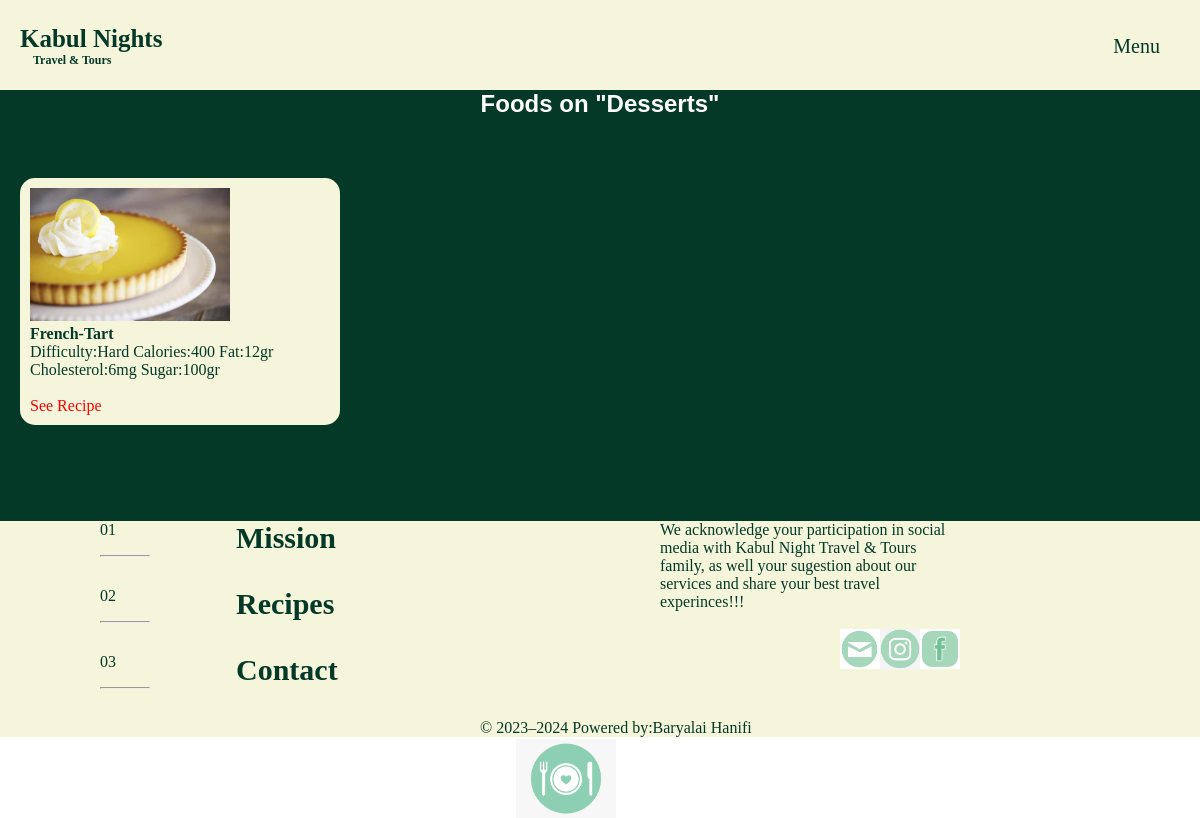
/category-food.php?category_id=19, run on the app's committed database.
### tables this page shows
CREATE TABLE `tbl_recipe` (
  `id` int(10) UNSIGNED NOT NULL,
  `title` varchar(100) NOT NULL,
  `image_name` varchar(255) NOT NULL,
  `featured` varchar(10) NOT NULL
);

CREATE TABLE `tbl_food` (
  `id` int(10) UNSIGNED NOT NULL,
  `title` varchar(100) NOT NULL,
  `description` text NOT NULL,
  `image_name` varchar(255) NOT NULL,
  `featured` varchar(10) NOT NULL,
  `recipe_id` int(10) DEFAULT NULL
);

### category-food.php (the view)
<?php include('./partiales-front/menu.php');  ?>
<?php include('./config/constants.php'); ?>
<?php
 if (isset($_GET['category_id'])){
 	$category_id = $_GET['category_id'];
 	$sql = "SELECT title FROM tbl_recipe WHERE id = $category_id";
 	$result = mysqli_query($conn,$sql);
 	$row = mysqli_fetch_assoc($result);
 	$category_title = $row['title'];
 }else{
 	header('location:'.SITEURL.'recipes.php');
 }
?>
<br><br><br><br><br>
<section>
    <div class="food">
    	<h1>Foods on "<?php echo $category_title;?>"</h1>
    	<?php
    	    $sql2 = "SELECT * FROM tbl_food WHERE recipe_id = $category_id";
    	    $result2 = mysqli_query($conn,$sql2);
    	    $count2 = mysqli_num_rows($result2);
    	    if ($count2>0) {
    	    	while($row2=mysqli_fetch_assoc($result2)){
    	    	$title = $row2['title'];
    	 		$description = $row2['description'];
    	 		$image_name = $row2['image_name'];
    	 		?>
    	 		<div class="food-menu-box">
			    		<div class="food-menu-img">
			    			<?php
			    			if ($image_name=="") {
			    				echo "<div class='error'>Image is not availabe.</div>";
			    			}else
			    			{
			    				?>
			    				<img src="<?php echo SITEURL;?>images/food/<?php echo $image_name;?>">
			    				<?php
			    			}
			    			?>
			    		</div>
			    <div class="food-menu-desc">
			    			<h4> <?php echo $title;  ?></h4>
			            	<p class="food-detail"><?php echo $description;  ?></p>
			    			<br>
			    			<a href="#">See Recipe</a>
			    </div>
			    </div>
    	 		<?php
    	 	}
    	    }else{
    	    	echo "<div class='error' style='color:white;'>Food is not availabe.</div>";
    	    }
        ?>
        <br><br>
    </div>
</section>
<?php include('./partiales-front/footer.php');  ?>

### css/frontend.css (style rules this page uses)
* { margin:0; padding: 0; font-size: relative; }
.food { background-color: #043927; width: 100%; height: auto; }
.food h1 { color: white; text-align: center; font-family:Trebuchet MS,sans-serif; }
.food-menu-box { border-radius: 15px; width: 300px; height: auto; margin: 60px 20px; padding: 10px 10px; background-color: #f5f5dc; }
.food-menu-img img { width: 200px; }
.food-menu-desc { color:#043927; }
.food-menu-desc a { text-decoration: none; color:red; }

### css/backend.css (style rules this page uses)
* { margin:0; padding: 0; color:#043927; font-family: "Times New Roman",Times,serif; }

### data on the page
tbl_recipe: title "Desserts"
tbl_food: image_name (picture), title "French-Tart", description "Difficulty:Hard Calories:400 Fat:12gr Cholesterol:6mg Sugar:100gr"

### other printed values
$startYear "2023"
